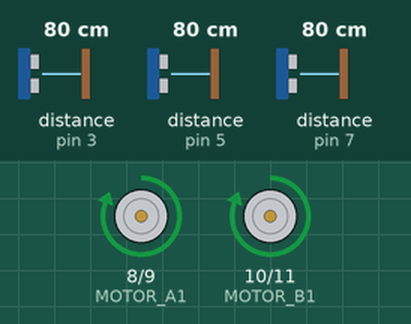
A sketch run on a simulated Arduino Uno, built with avr-gcc and run on an emulated ATmega328P. Shown: motor-driver pin pairs drawn as motors (green arrow = first pin HIGH = forward, orange = second pin HIGH = backward, longer = more drive). The inputs (shaded band) are chosen by the test bench; at power-on: distance to the obstacle (sensors on pin 5, pin 3, pin 7) 80 cm. The echo pulse lasts 58.3 µs per cm.

Above: at 1.2 s.
1.3 s: distance to the obstacle (sensor on pin 5) set to 12 cm
2.8 s: distance to the obstacle (sensor on pin 5) set to 9 cm
At 3.6 s:
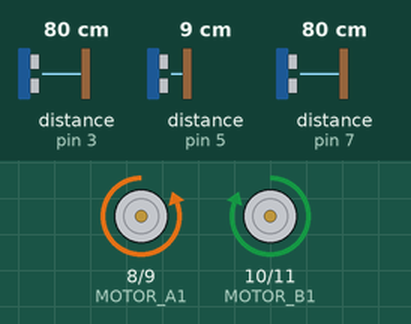
4.3 s: distance to the obstacle (sensor on pin 3) set to 84 cm
At 4.8 s:
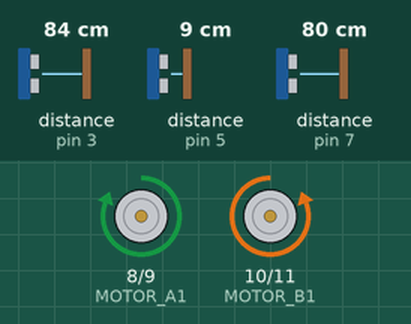
5.8 s: distance to the obstacle (sensor on pin 3) set to 2 cm
At 6.9 s:
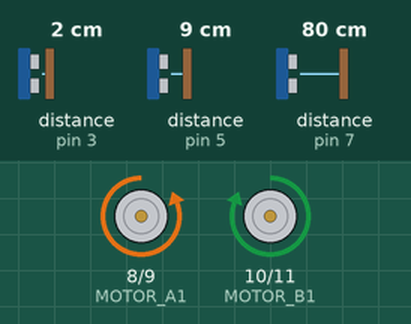
7.3 s: distance to the obstacle (sensor on pin 3) set to 120 cm
At 8.3 s:
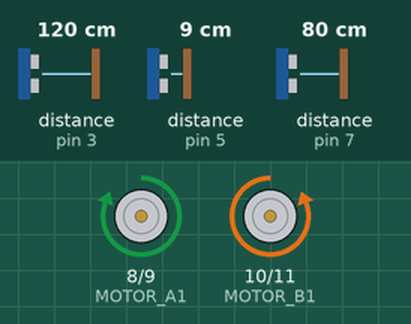
Timing chart, 0 to 9.8 s (numbered marks = the images above; inputs shaded):
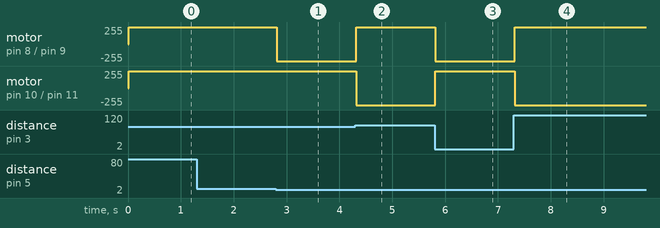

Measured:
- the behaviour switches between 11 and 10 cm on distance to the obstacle (sensor on pin 5) (found by bisection; images 0 and 1)
- the behaviour switches between 80 and 81 cm on distance to the obstacle (sensor on pin 3) (found by bisection; images 1 and 2)
- after the input at 1.3 s, every drawn part: stays the same
- after the input at 2.8 s, motor on pin 8 (MOTOR_A1) / pin 9 (MOTOR_A2): forward 255/255 → backward 255/255 at once
- after the input at 4.3 s, motor on pin 8 (MOTOR_A1) / pin 9 (MOTOR_A2): backward 255/255 → forward 255/255 at once; motor on pin 10 (MOTOR_B1) / pin 11 (MOTOR_B2): forward 255/255 → backward 255/255 at once
- after the input at 5.8 s, motor on pin 8 (MOTOR_A1) / pin 9 (MOTOR_A2): forward 255/255 → backward 255/255 at once; motor on pin 10 (MOTOR_B1) / pin 11 (MOTOR_B2): backward 255/255 → forward 255/255 at once
- after the input at 7.3 s, motor on pin 8 (MOTOR_A1) / pin 9 (MOTOR_A2): backward 255/255 → forward 255/255 at once; motor on pin 10 (MOTOR_B1) / pin 11 (MOTOR_B2): forward 255/255 → backward 255/255 at once

The sketch:

RobotLaberintoEjemplo1.ino
```cpp
#include <NewPing.h>

// Definición de pines para los sensores ultrasonidos
#define TRIGGER_PIN_1 2
#define ECHO_PIN_1 3
#define TRIGGER_PIN_2 4
#define ECHO_PIN_2 5
#define TRIGGER_PIN_3 6
#define ECHO_PIN_3 7

// Definición de pines para el puente H L293D
#define MOTOR_A1 8
#define MOTOR_A2 9
#define MOTOR_B1 10
#define MOTOR_B2 11

// Definición de pines para la dirección de los motores
#define MOTOR_A_EN 5
#define MOTOR_B_EN 6

// Definición de la distancia máxima de detección
#define MAX_DISTANCE 200

// Crear instancias de los sensores ultrasonidos
NewPing sonar1(TRIGGER_PIN_1, ECHO_PIN_1, MAX_DISTANCE);
NewPing sonar2(TRIGGER_PIN_2, ECHO_PIN_2, MAX_DISTANCE);
NewPing sonar3(TRIGGER_PIN_3, ECHO_PIN_3, MAX_DISTANCE);

void setup() {
  // Configuración de pines de control del puente H y motores
  pinMode(MOTOR_A1, OUTPUT);
  pinMode(MOTOR_A2, OUTPUT);
  pinMode(MOTOR_B1, OUTPUT);
  pinMode(MOTOR_B2, OUTPUT);

  // Configuración de pines de velocidad (PWM)
  pinMode(MOTOR_A_EN, OUTPUT);
  pinMode(MOTOR_B_EN, OUTPUT);
}

void loop() {
  // Lógica para la detección de obstáculos y movimientos del robot
  int distancia1 = sonar1.ping_cm();
  int distancia2 = sonar2.ping_cm();
  int distancia3 = sonar3.ping_cm();

  // Ajusta estos valores según la lógica específica de tu laberinto
  int umbral = 10;

  // Lógica de movimiento en función de las lecturas de los sensores
  if (distancia2 > umbral) {
    // Avanzar
    forward();
  } else {
    // Giro o cambio de dirección según las lecturas de los sensores
    if (distancia1 > distancia3) {
      // Giro a la derecha
      turnRight();
    } else {
      // Giro a la izquierda
      turnLeft();
    }
  }
}

void forward() {
  // Motor A
  digitalWrite(MOTOR_A1, HIGH);
  digitalWrite(MOTOR_A2, LOW);
  analogWrite(MOTOR_A_EN, 255); // Velocidad máxima

  // Motor B
  digitalWrite(MOTOR_B1, HIGH);
  digitalWrite(MOTOR_B2, LOW);
  analogWrite(MOTOR_B_EN, 255); // Velocidad máxima
}

void turnRight() {
  // Motor A
  digitalWrite(MOTOR_A1, HIGH);
  digitalWrite(MOTOR_A2, LOW);
  analogWrite(MOTOR_A_EN, 150);

  // Motor B
  digitalWrite(MOTOR_B1, LOW);
  digitalWrite(MOTOR_B2, HIGH);
  analogWrite(MOTOR_B_EN, 150);
}

void turnLeft() {
  // Motor A
  digitalWrite(MOTOR_A1, LOW);
  digitalWrite(MOTOR_A2, HIGH);
  analogWrite(MOTOR_A_EN, 150);

  // Motor B
  digitalWrite(MOTOR_B1, HIGH);
  digitalWrite(MOTOR_B2, LOW);
  analogWrite(MOTOR_B_EN, 150);
}
```
